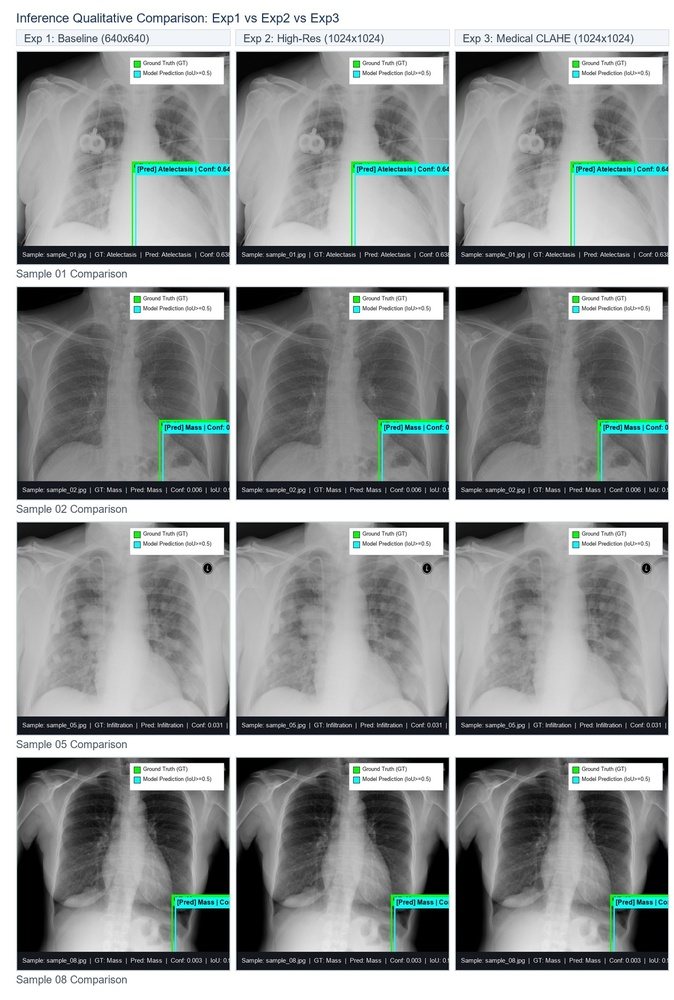
#> input picture experiments/inference_comparison_grid.jpg, 674 x 1000 px, shrunk from 1260 x 1870 before the run
$ python apply_clahe.py --src-dir ../experiments --dst-dir out
#> lines starting #> are read from the running program, lines starting #| are printed output that depends on the picture
#> pass 2 of the loop in main, `for ext in img_extensions:`:
"""
CLAHE (Contrast Limited Adaptive Histogram Equalization) Preprocessor for Chest X-Ray Images
Enhances local tissue contrast for subtle pulmonary lesions (Nodules, Infiltrations, Fibrosis).
Default Parameters:
  --clip-limit 2.0
  --tile-grid-size 8 8
"""

import argparse
import os
import glob
from pathlib import Path
from typing import Tuple
from PIL import Image
import numpy as np


def apply_clahe_to_image(img_path: Path, out_path: Path, clip_limit: float = 2.0, tile_grid_size: Tuple[int, int] = (8, 8)):
    """Apply CLAHE to a single image using OpenCV if available, or fallback to high-quality PIL equalization."""
#> called with clip_limit = 2, tile_grid_size = (8, 8)
    try:
        import cv2
        img = cv2.imread(str(img_path))
#> img is the input picture: shape (1000, 674, 3); mean B, G, R 152.6, 152.9, 149.1
        if img is None:
            return False

        # Convert to LAB color space or Grayscale to equalize Luminance channel
        if len(img.shape) == 2 or img.shape[2] == 1:
            clahe = cv2.createCLAHE(clipLimit=clip_limit, tileGridSize=tile_grid_size)
            enhanced = clahe.apply(img)
        else:
            lab = cv2.cvtColor(img, cv2.COLOR_BGR2LAB)
#> lab: shape (1000, 674, 3); mean of channels 0, 1, 2 157.2, 127, 127.8
            l, a, b = cv2.split(lab)
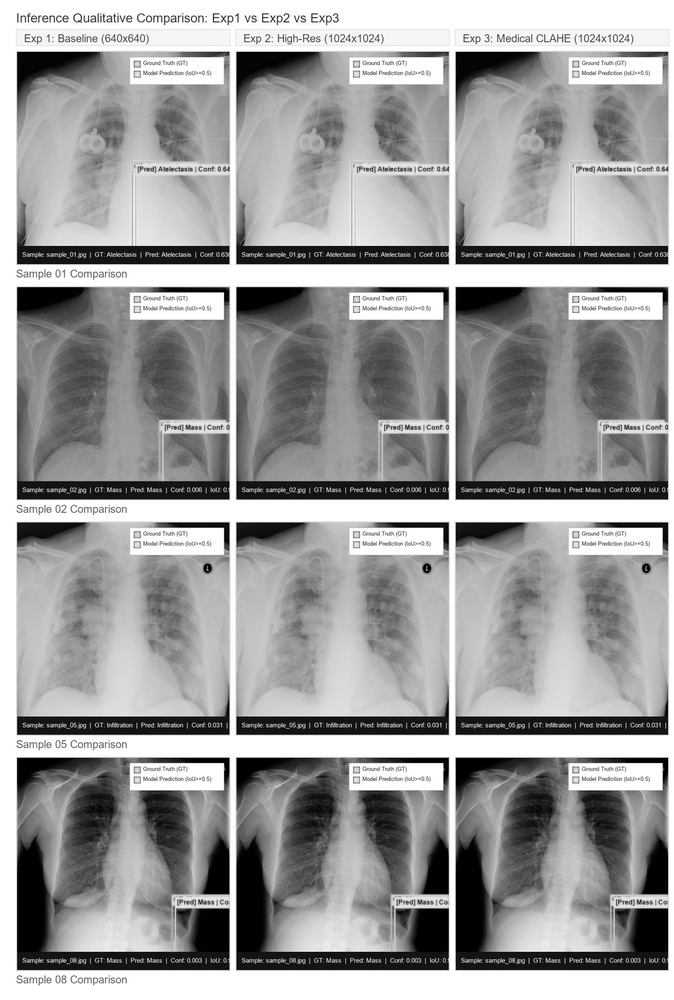
#> l: shape (1000, 674); min 0, max 255, mean 157.2
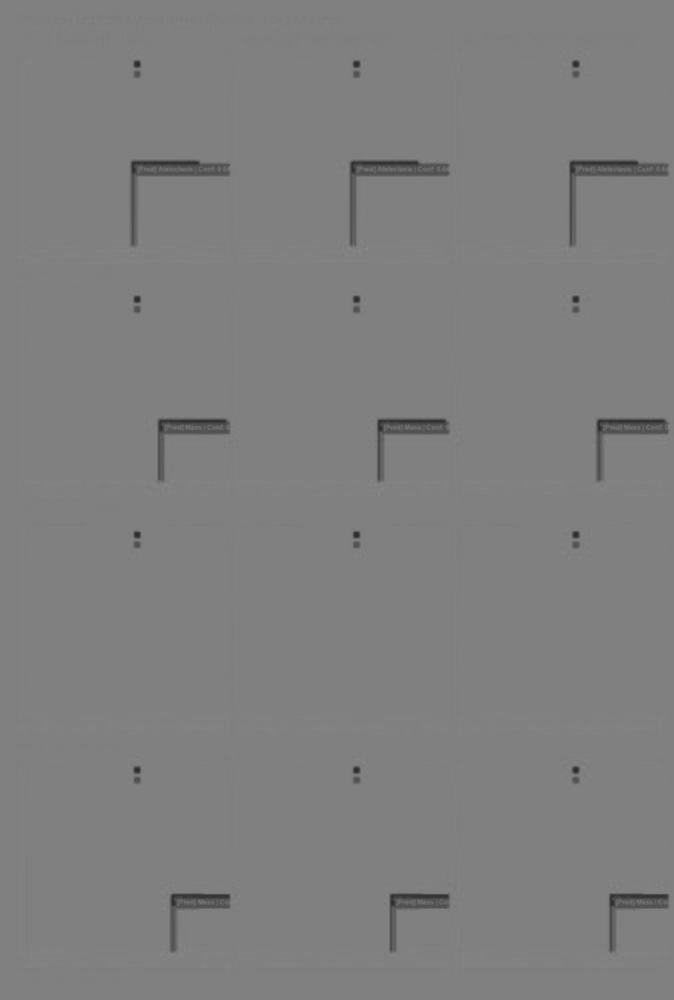
#> a: shape (1000, 674); min 43, max 136, mean 127
            clahe = cv2.createCLAHE(clipLimit=clip_limit, tileGridSize=tile_grid_size)
            l_enhanced = clahe.apply(l)
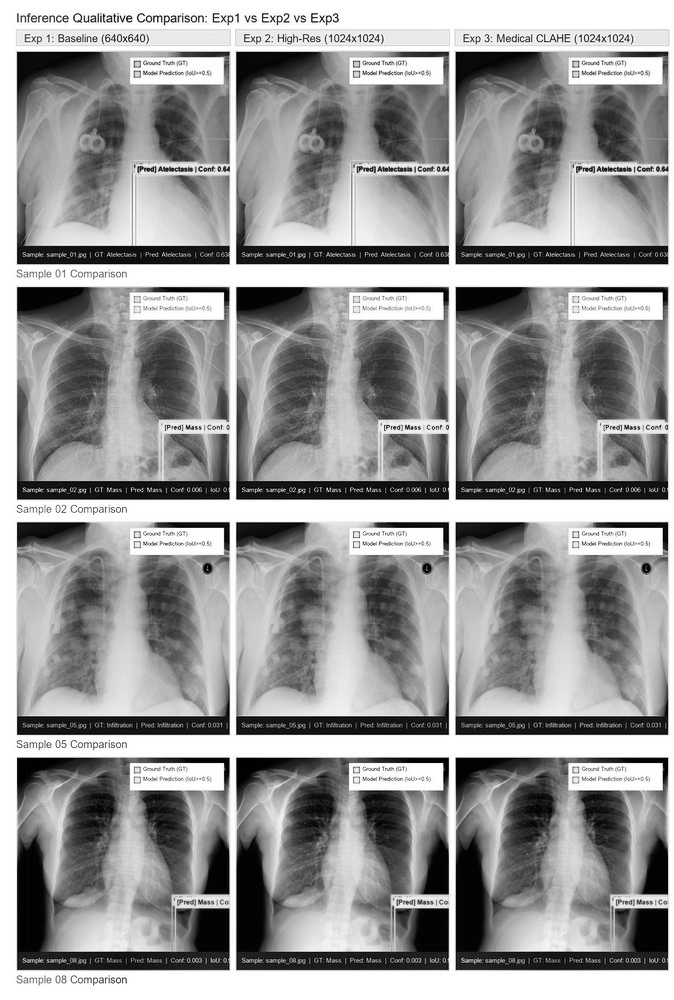
#> l_enhanced: shape (1000, 674); min 0, max 255, mean 152.8
            enhanced_lab = cv2.merge((l_enhanced, a, b))
#> enhanced_lab: shape (1000, 674, 3); mean of channels 0, 1, 2 152.8, 127, 127.8
            enhanced = cv2.cvtColor(enhanced_lab, cv2.COLOR_LAB2BGR)
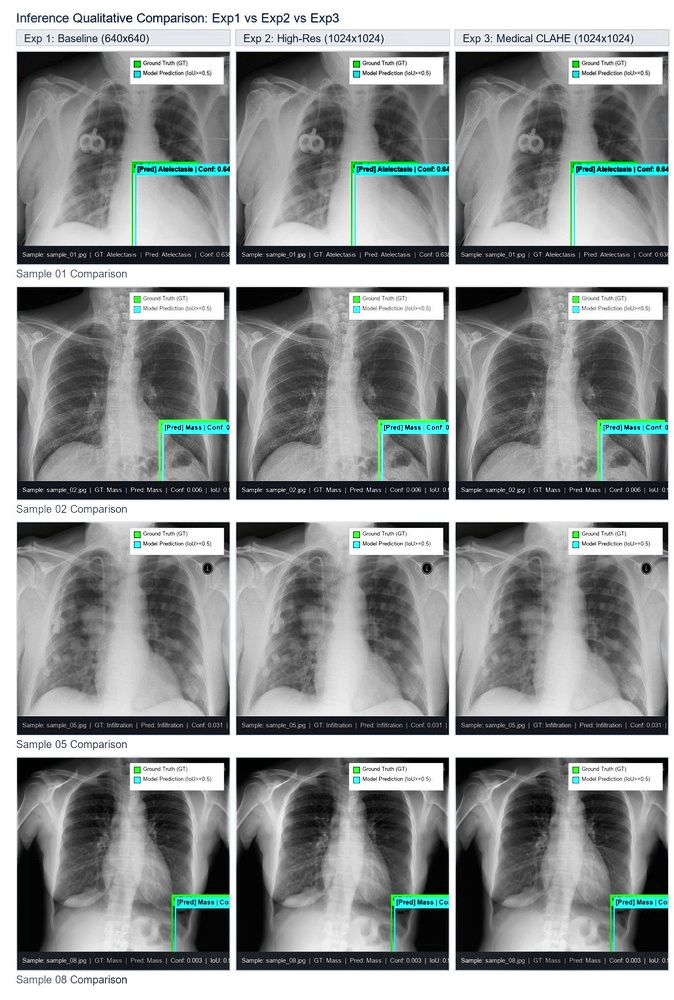
#> enhanced: shape (1000, 674, 3); mean B, G, R 148.5, 148.9, 145.3

        out_path.parent.mkdir(parents=True, exist_ok=True)
        cv2.imwrite(str(out_path), enhanced)
        return True
    except Exception as e:
        # Fallback to PIL ImageOps
        try:
            from PIL import ImageOps
            img = Image.open(img_path).convert('RGB')
            enhanced = ImageOps.autocontrast(img, cutoff=2)
            out_path.parent.mkdir(parents=True, exist_ok=True)
            enhanced.save(out_path, quality=95)
            return True
        except Exception:
            return False


def main():
    parser = argparse.ArgumentParser(description="Apply CLAHE Enhancement to Chest X-ray Dataset")
    parser.add_argument("--src-dir", type=str, required=True, help="source images directory")
    parser.add_argument("--dst-dir", type=str, required=True, help="destination images directory")
    parser.add_argument("--clip-limit", type=float, default=2.0, help="CLAHE clip limit (default: 2.0)")
    parser.add_argument("--tile-grid-size", nargs=2, type=int, default=[8, 8], help="CLAHE tile grid size (default: 8 8)")
    args = parser.parse_args()

    src_p = Path(args.src_dir)
    dst_p = Path(args.dst_dir)
    dst_p.mkdir(parents=True, exist_ok=True)

    img_extensions = ["*.jpg", "*.jpeg", "*.png", "*.bmp", "*.JPG", "*.PNG"]
    img_files = []
    for ext in img_extensions:
        img_files.extend(list(src_p.glob(ext)))

    print(f"🔬 Applying CLAHE Enhancement: clipLimit={args.clip_limit}, tileGridSize={tuple(args.tile_grid_size)}")
    print(f"📁 Processing {len(img_files)} images from {src_p} -> {dst_p}")

    success_cnt = 0
    for idx, img_f in enumerate(img_files):
        out_f = dst_p / img_f.name
        if apply_clahe_to_image(img_f, out_f, clip_limit=args.clip_limit, tile_grid_size=tuple(args.tile_grid_size)):
            success_cnt += 1
        if (idx + 1) % 500 == 0 or (idx + 1) == len(img_files):
            print(f"[{idx+1}/{len(img_files)}] Processed {success_cnt} images...")
#> pass 2 of the loop in main, `for idx, img_f in enumerate(img_files):`:
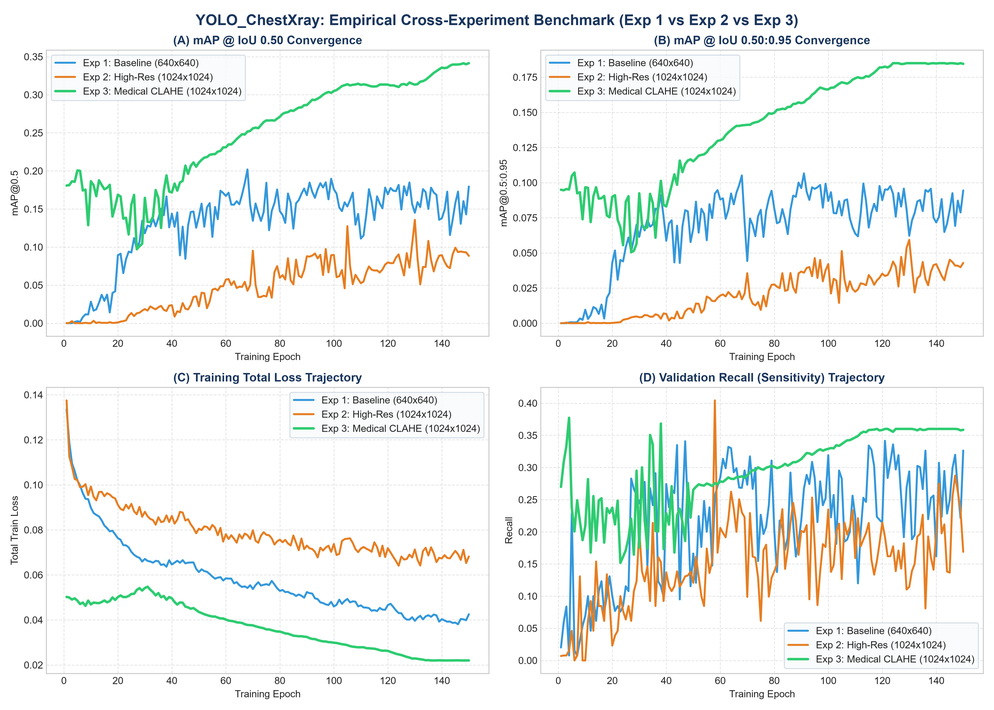
#> input picture experiments/experiment_comparison_curves.png, 994 x 710 px, shrunk from 4200 x 3000 before the run
#> in apply_clahe_to_image, img is the input picture: shape (710, 994, 3); mean B, G, R 242.7, 244.1, 241
#> lab: shape (710, 994, 3); mean of channels 0, 1, 2 244.8, 127.5, 128.5
#> l: shape (710, 994)
#> a: shape (710, 994)
#> in apply_clahe_to_image (call 2), `l, a, b = cv2.split(lab)`:
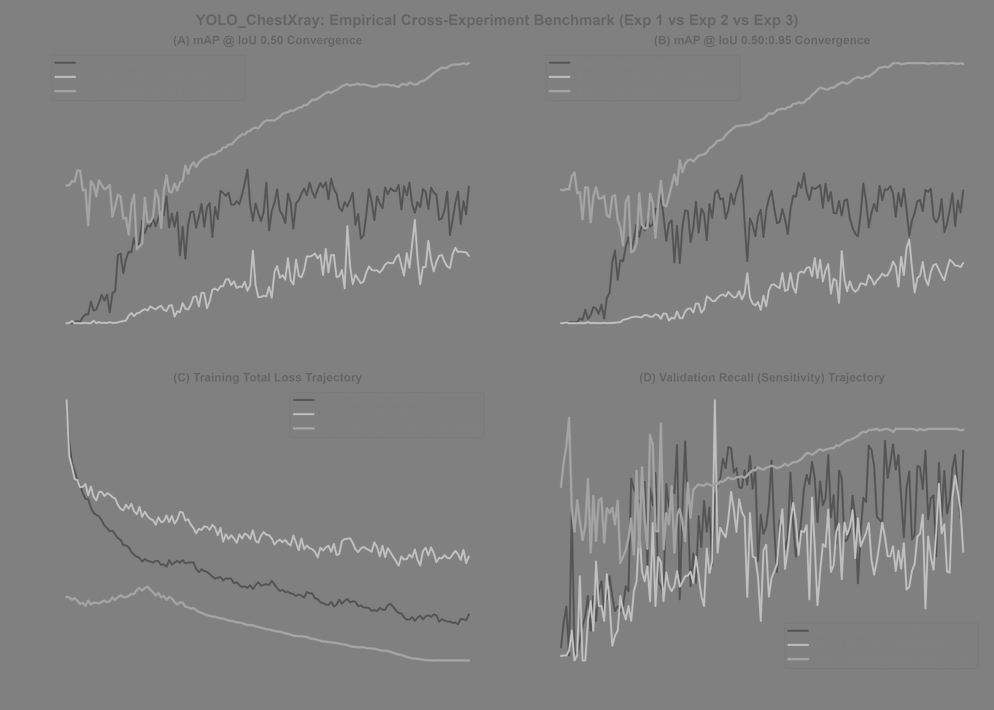
#> b: shape (710, 994); min 73, max 201, mean 128.5
#> l_enhanced: shape (710, 994)
#> enhanced_lab: shape (710, 994, 3); mean of channels 0, 1, 2 241.2, 127.5, 128.5
#> in apply_clahe_to_image (call 2), `enhanced = cv2.cvtColor(enhanced_lab, cv2.COLOR_LAB2BGR)`:
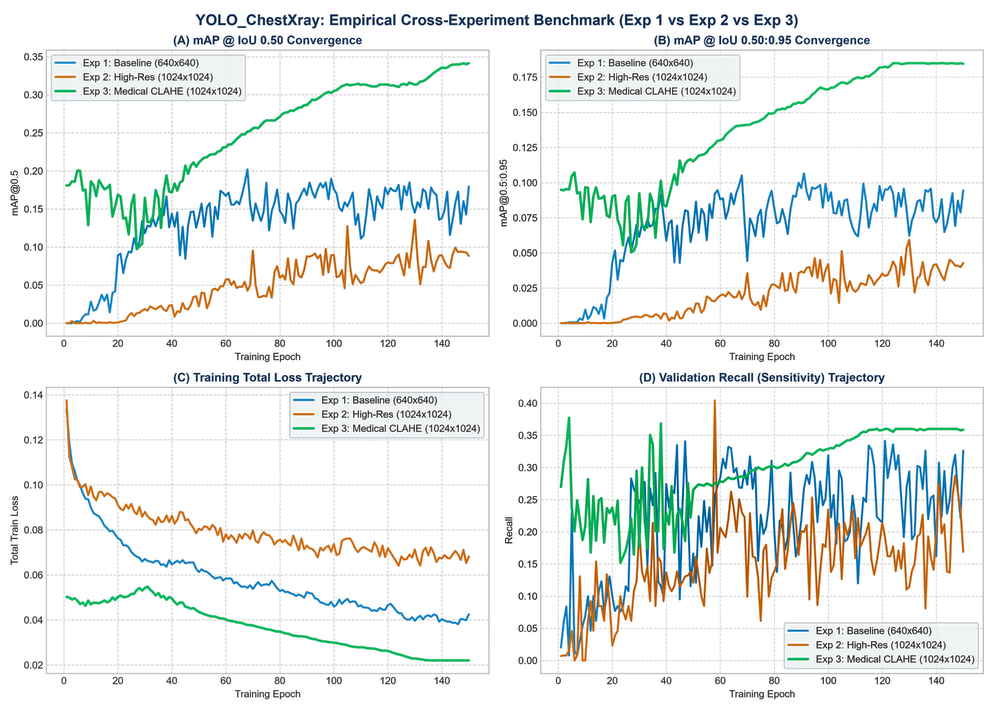
#> enhanced: shape (710, 994, 3); mean B, G, R 238.9, 240.2, 236.8

    print(f"✨ [DONE] Successfully processed {success_cnt}/{len(img_files)} images.")


if __name__ == "__main__":
    main()
